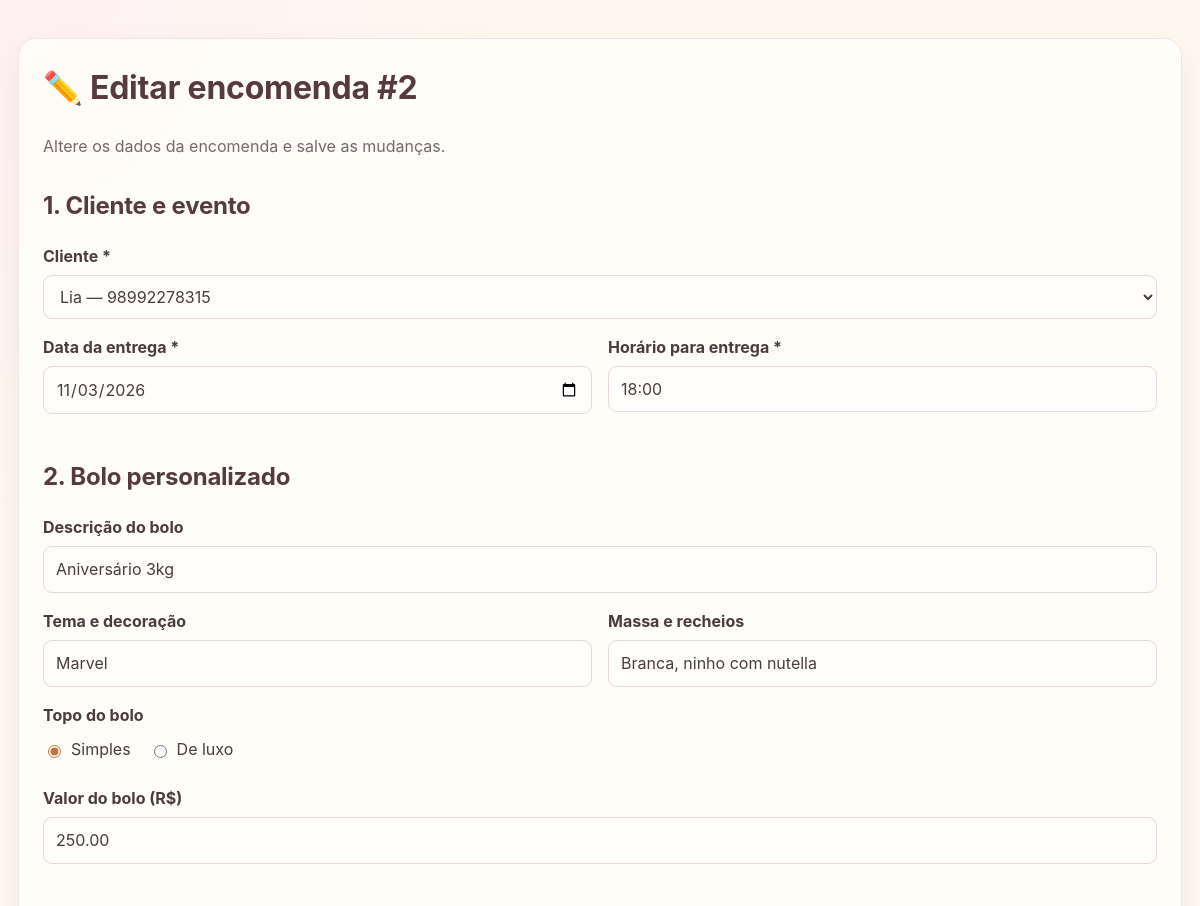
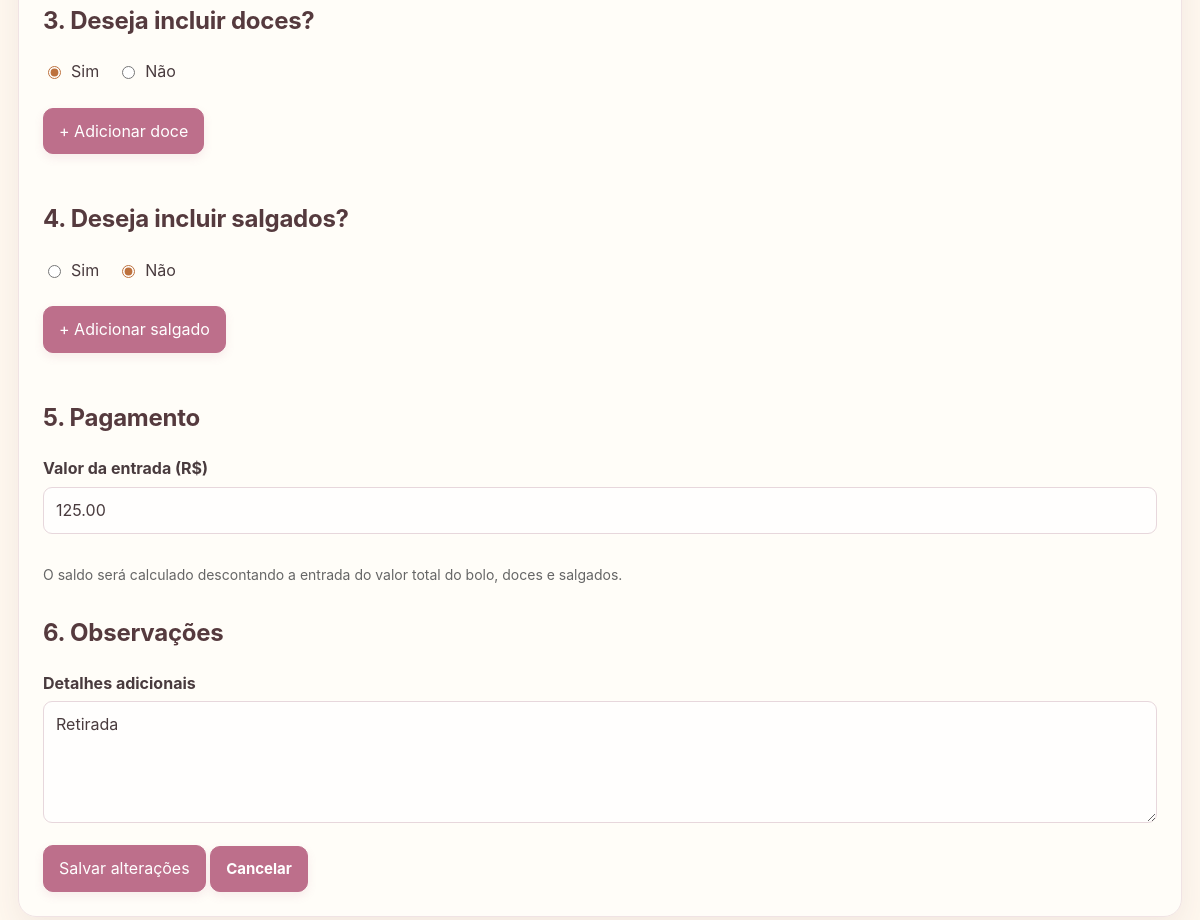
Screenshot of /encomendas/2/editar with the database file from the repository (2 pictures, top to bottom).
### tables this page shows
CREATE TABLE encomendas (
                id INTEGER PRIMARY KEY AUTOINCREMENT,
                cliente_id INTEGER NOT NULL,
                data_evento TEXT NOT NULL,
                hora_evento TEXT,
                descricao_bolo TEXT,
                tema TEXT,
                recheio TEXT,
                valor_bolo REAL NOT NULL DEFAULT 0,
                entrada REAL NOT NULL DEFAULT 0,
                status TEXT NOT NULL DEFAULT 'PENDENTE',
                observacoes TEXT,
                data_cadastro TEXT NOT NULL DEFAULT (
                    datetime('now', 'localtime')
                ), topo TEXT,
                FOREIGN KEY (cliente_id)
                    REFERENCES clientes(id)
            );

CREATE TABLE clientes (
                id INTEGER PRIMARY KEY AUTOINCREMENT,
                nome TEXT NOT NULL,
                telefone TEXT NOT NULL,
                data_cadastro TEXT NOT NULL DEFAULT (
                    datetime('now', 'localtime')
                )
            );

CREATE TABLE itens_encomenda (
                id INTEGER PRIMARY KEY AUTOINCREMENT,
                encomenda_id INTEGER NOT NULL,
                categoria TEXT NOT NULL
                    CHECK (categoria IN ('DOCE', 'SALGADO')),
                descricao TEXT NOT NULL,
                quantidade INTEGER NOT NULL CHECK (quantidade > 0),
                valor_unitario REAL NOT NULL
                    CHECK (valor_unitario >= 0),
                FOREIGN KEY (encomenda_id)
                    REFERENCES encomendas(id) ON DELETE CASCADE
            );

### app.py (the view, shortened to what this page needs)
@app.route("/encomendas/<int:encomenda_id>/editar", methods=["GET", "POST"])
def editar_encomenda(encomenda_id):
    clientes = buscar_clientes()
    with conectar_banco() as conexao:
        encomenda = conexao.execute("""
            SELECT * FROM encomendas WHERE id = ?
        """, (encomenda_id,)).fetchone()
        itens_existentes = conexao.execute("""
            SELECT id, categoria, descricao, quantidade, valor_unitario
            FROM itens_encomenda WHERE encomenda_id = ? ORDER BY id
        """, (encomenda_id,)).fetchall()
    if not encomenda:
        flash("Encomenda não encontrada.", "erro")
        return redirect(url_for("listar_encomendas"))
    return render_template("editar_encomenda.html", clientes=clientes,
        encomenda=encomenda, itens=itens_existentes, hoje=date.today().isoformat())

### app.py (called while the page is built)
def conectar_banco():
    conexao = sqlite3.connect(DATABASE)
    conexao.row_factory = sqlite3.Row
    conexao.execute("PRAGMA foreign_keys = ON")
    return conexao

def buscar_clientes():
    with conectar_banco() as conexao:
        return conexao.execute("""
            SELECT id, nome, telefone
            FROM clientes
            ORDER BY nome COLLATE NOCASE
        """).fetchall()

### templates/editar_encomenda.html (shortened to what this page needs)
<!DOCTYPE html>
<html lang="pt-BR">
<head>
<link rel="stylesheet" href="{{ url_for('static', filename='css/doce-pedido.css') }}"></head>
<body>
    <main>
        <div class="painel">
            <h1>✏️ Editar encomenda #{{ encomenda.id }}</h1>
            <p>Altere os dados da encomenda e salve as mudanças.</p>
            {% if not clientes %}
            <p>Cadastre um cliente antes de criar uma encomenda.</p>
            <a class="botao" href="{{ url_for('novo_cliente') }}">Cadastrar cliente</a>
            {% else %}
            <form method="POST" id="formEncomenda">
                <h2>1. Cliente e evento</h2>
                <label for="cliente_id">Cliente *</label>
                <select id="cliente_id" name="cliente_id" required>
                    {% for cliente in clientes %}
                    <option value="{{ cliente.id }}" {% if cliente.id==encomenda.cliente_id %}selected{% endif %}>{{
                        cliente.nome }} — {{ cliente.telefone }}</option>
                    {% endfor %}
                </select>
                <div class="grade">
                    <div>
                        <label for="data_evento">Data da entrega *</label>
                        <input type="date" id="data_evento" name="data_evento" min="{{ hoje }}"
                            value="{{ encomenda.data_evento }}" required>
                    </div>
                    <div>
                        <label for="hora_evento">Horário para entrega *</label>
                        <input type="text" id="hora_evento" name="hora_evento"
                            placeholder="Digite o horário (ex.: 14:30)" inputmode="numeric"
                            pattern="([01]?[0-9]|2[0-3]):[0-5][0-9]" maxlength="5"
                            value="{{ encomenda.hora_evento or '' }}"
                            title="Digite o horário no formato HH:MM, por exemplo 14:30" required>
                    </div>
                </div>
                <h2>2. Bolo personalizado</h2>
                <label for="descricao_bolo">Descrição do bolo</label>
                <input id="descricao_bolo" name="descricao_bolo" maxlength="500"
                    value="{{ encomenda.descricao_bolo or '' }}" placeholder="Ex.: bolo de aniversário de 3 kg">
                <div class="grade">
                    <div>
                        <label for="tema">Tema e decoração</label>
                        <input id="tema" name="tema" maxlength="200" value="{{ encomenda.tema or '' }}"
                            placeholder="Ex.: flores, personagem, cores">
                    </div>
                    <div>
                        <label for="recheio">Massa e recheios</label>
                        <input id="recheio" name="recheio" maxlength="300" value="{{ encomenda.recheio or '' }}"
                            placeholder="Ex.: chocolate com ninho">
                    </div>
                </div>
                <label>Topo do bolo</label>
                <div class="opcoes">
                    <label><input type="radio" name="topo" value="Simples" {% if encomenda.topo !='De luxo' %}checked{%
                            endif %}> Simples</label>
                    <label><input type="radio" name="topo" value="De luxo" > De luxo</label>
                </div>
                <label for="valor_bolo">Valor do bolo (R$)</label>
                <input type="number" id="valor_bolo" name="valor_bolo" min="0" step="0.01"
                    value="{{ '%.2f'|format(encomenda.valor_bolo or 0) }}" required>
                <h2>3. Deseja incluir doces?</h2>
                <div class="opcoes">
                    <label><input type="radio" name="incluir_doces" value="sim" {% if
                            itens|selectattr('categoria', 'equalto' , 'DOCE' )|list|length> 0 %}checked{% elif
                        itens|length == 0 %}checked{% endif %}> Sim</label>
                    <label><input type="radio" name="incluir_doces" value="nao" > Não</label>
                </div>
                <div id="areaDoces">
                    <button type="button" class="adicionar" id="adicionarDoce">+ Adicionar doce</button>
                </div>
                <h2>4. Deseja incluir salgados?</h2>
                <div class="opcoes">
                    <label><input type="radio" name="incluir_salgados" value="sim" > Sim</label>
                    <label><input type="radio" name="incluir_salgados" value="nao" {% if
                            itens|selectattr('categoria', 'equalto' , 'SALGADO' )|list|length==0 and itens|length> 0
                        %}checked{% endif %}> Não</label>
                </div>
                <div id="areaSalgados">
                    <button type="button" class="adicionar" id="adicionarSalgado">+ Adicionar salgado</button>
                </div>
                <h2>5. Pagamento</h2>
                <label for="entrada">Valor da entrada (R$)</label>
                <input type="number" id="entrada" name="entrada" min="0" step="0.01"
                    value="{{ '%.2f'|format(encomenda.entrada or 0) }}" required>
                <p class="nota">O saldo será calculado descontando a entrada do valor total do bolo, doces e salgados.
                </p>
                <h2>6. Observações</h2>
                <label for="observacoes">Detalhes adicionais</label>
                <textarea id="observacoes" name="observacoes" rows="4" maxlength="2000"
                    placeholder="Entrega, endereço e outras instruções">{{ encomenda.observacoes or '' }}</textarea>
                <button type="submit">Salvar alterações</button>
                <a class="botao secundario" href="{{ url_for('listar_encomendas') }}">Cancelar</a>
            </form>
            {% endif %}
        </div>
    </main>
</body>
</html>

### static/css/doce-pedido.css (style rules this page uses)
:root { --dp-rosa: #f4d7e2; --dp-rosa-forte: #bd6f8b; --dp-rosa-escuro: #7b4056; --dp-creme: #fff8ef; --dp-baunilha: #fffdf9; --dp-caramelo: #b87955; --dp-chocolate: #553a3e; --dp-texto: #493b3e; --dp-muted: #827579; --dp-borda: #f0e3e4; --dp-sombra: 0 12px 32px rgba(92, 54, 67, .08); }
* { box-sizing: border-box; }
body { background: radial-gradient(circle at top left, #fff0f4 0, transparent 32rem), var(--dp-creme) !important; color: var(--dp-texto) !important; font-family: Inter, "Segoe UI", Arial, sans-serif !important; line-height: 1.55; }
main { max-width: 1240px !important; }
.painel, .card, .caixa, .bloco, .formulario, .conteudo, .container-painel { background: rgba(255,253,249,.96) !important; border: 1px solid var(--dp-borda) !important; border-radius: 18px !important; box-shadow: var(--dp-sombra) !important; }
h1, h2, h3, h4 { color: var(--dp-chocolate); letter-spacing: -.25px; }
p { color: #75666a; }
a { transition: color .18s ease, background .18s ease, transform .18s ease; }
.botao, button, input[type="submit"], .btn { background: var(--dp-rosa-forte) !important; color: #fff !important; border: 1px solid var(--dp-rosa-forte) !important; border-radius: 10px !important; padding: 10px 15px; font-weight: 650; text-decoration: none; cursor: pointer; box-shadow: 0 4px 10px rgba(189,111,139,.12); }
input:not([type=checkbox]):not([type=radio]):not([type=submit]), select, textarea { border: 1px solid #e7d7dc !important; border-radius: 9px !important; padding: 10px 12px !important; background: #fffefd !important; color: var(--dp-texto) !important; max-width: 100%; }
html { -webkit-text-size-adjust: 100%; text-size-adjust: 100%; }
body { overflow-wrap: break-word; }
main { width: 100%; min-width: 0; }
.painel, .card, .caixa, .bloco, .formulario, .conteudo, .container-painel, .boas-vindas, .metric, .atalho { min-width: 0; }
input, select, textarea, button { font: inherit; }
input, select, textarea { min-width: 0; }
select, textarea { width: 100%; }
form { min-width: 0; }
button, .botao, .btn, input[type="submit"] { min-height: 42px; touch-action: manipulation; }
a { overflow-wrap: anywhere; }

### templates/editar_encomenda.html (style rules this page uses)
* { box-sizing: border-box; }
body { margin: 0; padding: 18px; background: #f7f5f2; color: #343434; font-family: Arial, sans-serif; }
main { max-width: 900px; margin: 20px auto; }
.painel { background: white; padding: 24px; border-radius: 12px; margin-bottom: 20px; box-shadow: 0 3px 12px #0000000c; }
h1, h2 { margin-top: 0; }
h2 { margin-top: 28px; }
.grade { display: grid; grid-template-columns: repeat(2, minmax(0, 1fr)); gap: 16px; }
label { display: block; font-weight: bold; margin-bottom: 6px; }
input:not([type="radio"]), select, textarea { width: 100%; padding: 12px; margin-bottom: 16px; border: 1px solid #ccc; border-radius: 7px; font: inherit; min-width: 0; }
textarea { resize: vertical; }
.opcoes { display: flex; flex-wrap: wrap; gap: 18px; margin: 10px 0 18px; }
.opcoes label { display: flex; align-items: center; gap: 7px; font-weight: normal; cursor: pointer; }
.opcoes input { accent-color: #bd713d; }
button, .botao { display: inline-block; padding: 13px 18px; border: 0; border-radius: 7px; background: #f78cb5; color: white; text-decoration: none; font-weight: bold; cursor: pointer; font-size: 15px; }
.secundario { background: #bd713d; }
.adicionar { margin-bottom: 18px; }
.nota { color: #666; font-size: 14px; }

### rows the page displays
encomendas: id "2", cliente_id "Lia — 98992278315", data_evento "11/03/2026", hora_evento "18:00", descricao_bolo "Aniversário 3kg", tema "Marvel", recheio "Branca, ninho com nutella", topo "☑ Simples", topo "☐ De luxo", valor_bolo "250.00", entrada "125.00", observacoes "Retirada"
itens_encomenda: categoria "☑ Sim", categoria "☐ Não", categoria "☐ Sim", categoria "☑ Não"
